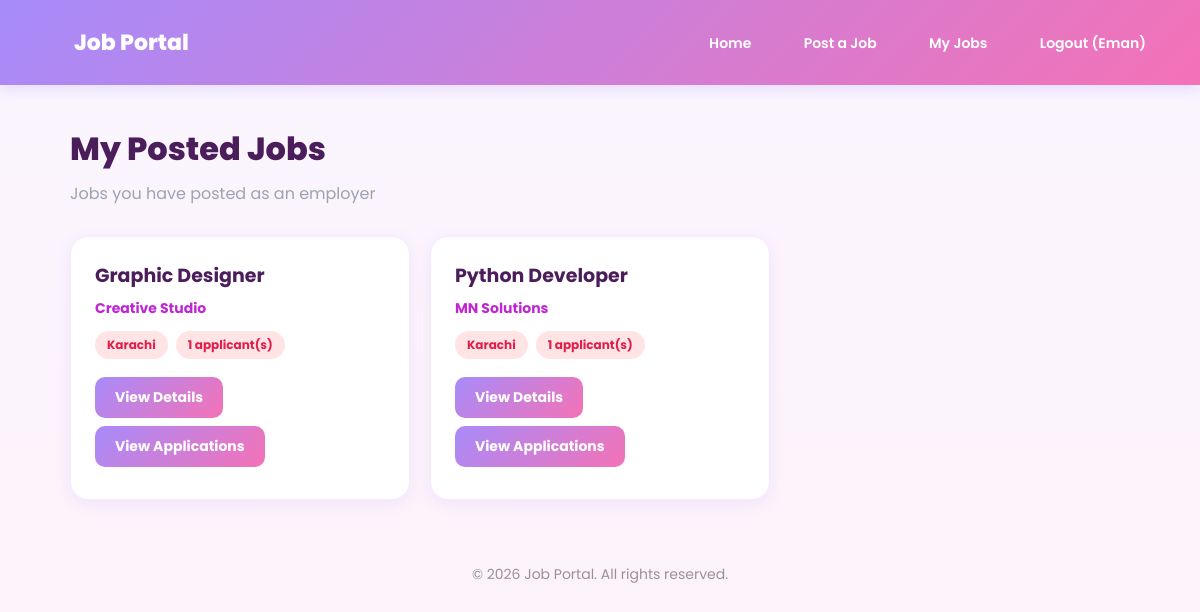
Page /my-jobs/ (signed in) on the committed database.
### apps/accounts/models.py (models this page shows)
class CustomUser(AbstractUser):
    ROLE_CHOICES = [
        ('employer', 'Employer'),
        ('seeker', 'Job Seeker'),
    ]
    role = models.CharField(max_length=20, choices=ROLE_CHOICES, default='seeker')

### apps/jobs/models.py (models this page shows, shortened)
class Job(models.Model):
    title = models.CharField(max_length=200)
    company = models.CharField(max_length=200)
    location = models.CharField(max_length=100)
    description = models.TextField()
    salary = models.CharField(max_length=100, blank=True)
    posted_date = models.DateTimeField(auto_now_add=True)
    posted_by = models.ForeignKey(
        settings.AUTH_USER_MODEL,
        on_delete=models.CASCADE,
        null=True,
        blank=True,
        related_name='posted_jobs'
    )

### apps/jobs/views.py (the view)
# urls.py: path('my-jobs/', views.my_jobs, name='my_jobs'),
@login_required
def my_jobs(request):
    if request.user.role != 'employer':
        messages.error(request, "Only employers can view this page.")
        return redirect('job_list')
    jobs = Job.objects.filter(posted_by=request.user).order_by('-posted_date')
    return render(request, 'jobs/my_jobs.html', {'jobs': jobs})

### apps/jobs/templates/jobs/my_jobs.html (shortened to what this page needs)
{% extends 'jobs/base.html' %}
{% block content %}
<div class="page-title">My Posted Jobs</div>
<div class="page-subtitle">Jobs you have posted as an employer</div>
{% if jobs %}
<div class="job-grid">
    {% for job in jobs %}
    <div class="job-card">
        <h3>{{ job.title }}</h3>
        <div class="job-company">
            {{ job.company }}
        </div>
        <div class="job-meta">
            <span class="badge">{{ job.location }}</span>
            <span class="badge">{{ job.applications.count }} applicant(s)</span>
        </div>
        <a href="{% url 'job_detail' job.pk %}" class="btn">
            View Details
        </a>
        <a href="{% url 'job_applications' job.pk %}" class="btn">
            View Applications
        </a>
    </div>
    {% endfor %}
</div>
{% else %}
<div class="empty-state">
    <h3>You haven't posted any jobs yet</h3>
</div>
{% endif %}
{% endblock %}

### apps/jobs/templates/jobs/base.html (shortened to what this page needs)
<!DOCTYPE html>
<html lang="en">
<head>
</head>
<body>
    <nav>
        <a href="{% url 'job_list' %}" class="logo">Job Portal</a>
        <div>
            <a href="{% url 'job_list' %}">Home</a>
            {% if user.is_authenticated %}
                {% if user.role == 'employer' %}
                    <a href="{% url 'job_create' %}">Post a Job</a>
                    <a href="{% url 'my_jobs' %}">My Jobs</a>
                {% elif user.role == 'seeker' %}
                    <a href="{% url 'my_applications' %}">My Applications</a>
                {% endif %}
                <a href="{% url 'logout' %}">
                    Logout ({{ user.username }})
                </a>
            {% else %}
                <a href="{% url 'login' %}">Login</a>
                <a href="{% url 'signup' %}">Sign Up</a>
            {% endif %}
        </div>
    </nav>
    <div class="container">
        {% block content %}
        {% endblock %}
    </div>
    <footer>
        &copy; 2026 Job Portal. All rights reserved.
    </footer>
</body>
</html>

### apps/jobs/templates/jobs/base.html (style rules this page uses)
* { margin: 0; padding: 0; box-sizing: border-box; }
body { font-family: 'Poppins', sans-serif; background: linear-gradient(180deg, #faf5ff 0%, #fdf2f8 100%); color: #493746; min-height: 100vh; }
nav { background: linear-gradient(135deg, #a78bfa, #f472b6); padding: 18px 40px; display: flex; justify-content: space-between; align-items: center; box-shadow: 0 4px 14px rgba(167, 139, 250, 0.25); }
nav .logo { color: white; font-size: 22px; font-weight: 800; text-decoration: none; }
nav a { color: white; text-decoration: none; margin-left: 20px; font-weight: 600; font-size: 14px; padding: 8px 14px; border-radius: 10px; transition: background 0.2s; }
.container { max-width: 1100px; margin: 0 auto; padding: 40px 20px; }
footer { text-align: center; padding: 24px; color: #a08d99; font-size: 14px; }

### apps/jobs/templates/jobs/my_jobs.html (style rules this page uses)
.page-title { font-size: 32px; font-weight: 800; margin-bottom: 8px; color: #4c1d5b; }
.page-subtitle { color: #9ca3af; margin-bottom: 30px; }
.job-grid { display: grid; grid-template-columns: repeat(auto-fill, minmax(300px, 1fr)); gap: 20px; }
.job-card { background: white; border-radius: 18px; padding: 24px; box-shadow: 0 4px 16px rgba(167,139,250,0.14); border: 1px solid #fbe8ff; }
.job-card h3 { font-size: 19px; color: #4c1d5b; margin-bottom: 8px; }
.job-company { color: #c026d3; font-weight: 700; margin-bottom: 12px; font-size: 14px; }
.job-meta { display: flex; gap: 8px; flex-wrap: wrap; margin-bottom: 18px; }
.badge { background: #ffe4e6; color: #e11d48; padding: 5px 12px; border-radius: 20px; font-size: 12px; font-weight: 700; }
.job-card a.btn { display: inline-block; background: linear-gradient(135deg, #a78bfa, #f472b6); color: white; text-decoration: none; padding: 10px 20px; border-radius: 10px; font-weight: 700; font-size: 14px; margin-right: 8px; margin-bottom: 8px; }

### rows in the picture
CustomUser: username "Eman"
Job: title "Graphic Designer", company "Creative Studio", location "Karachi", applications.count "1"
Job: title "Python Developer", company "MN Solutions", location "Karachi", applications.count "1"
